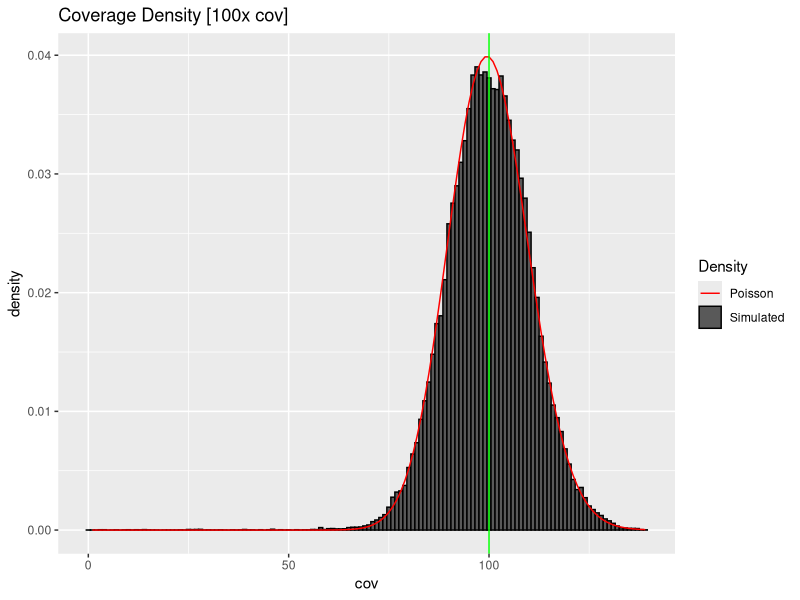
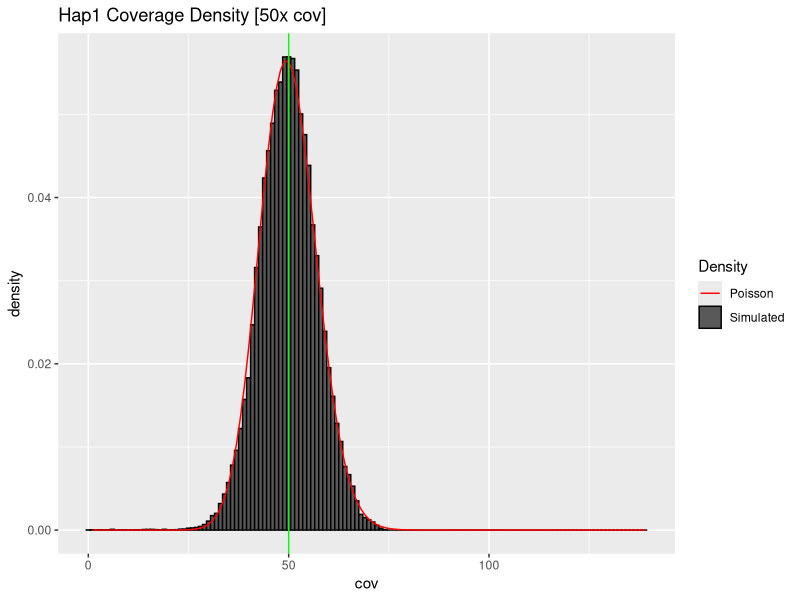
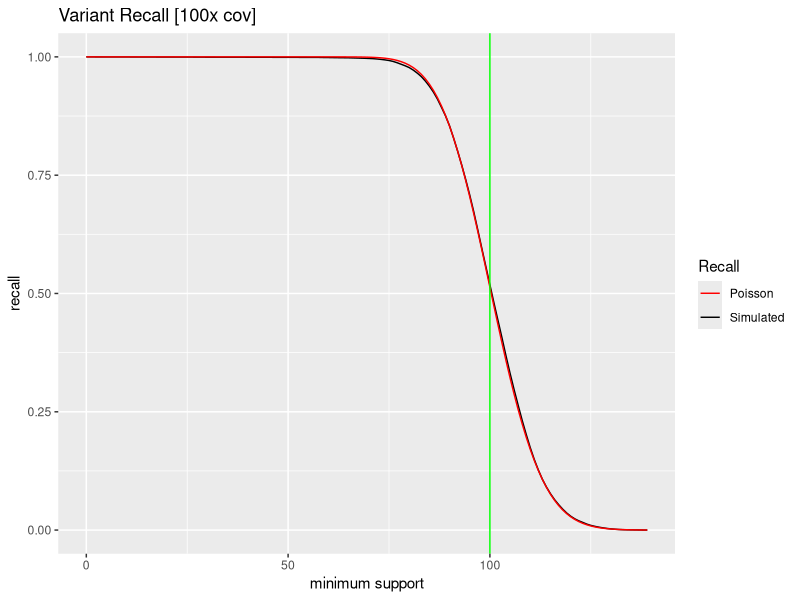
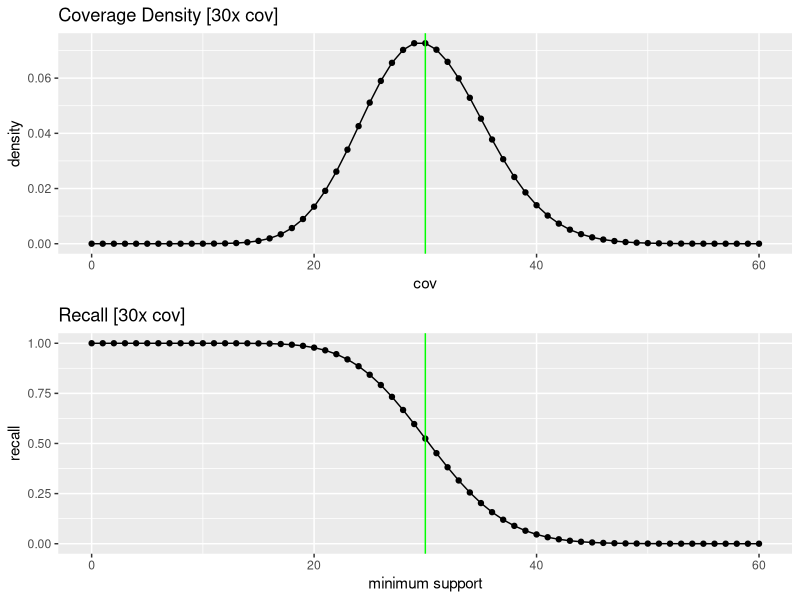
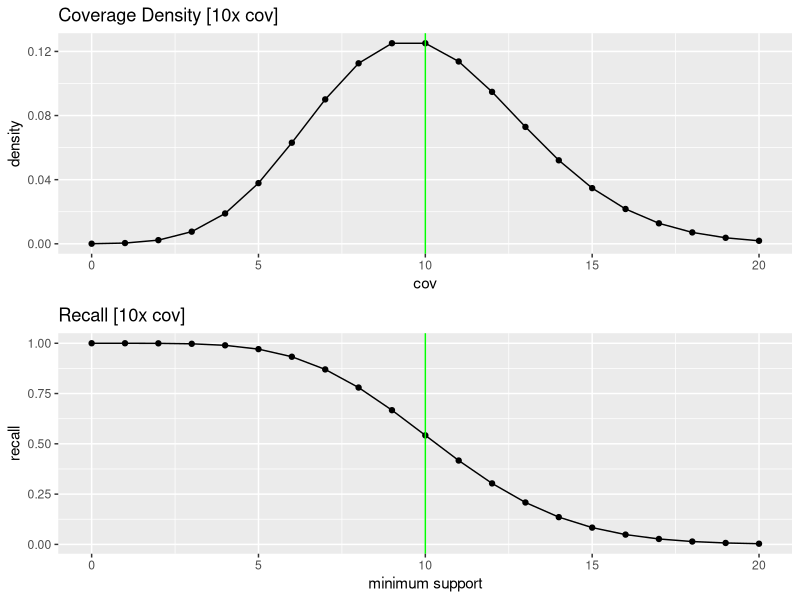
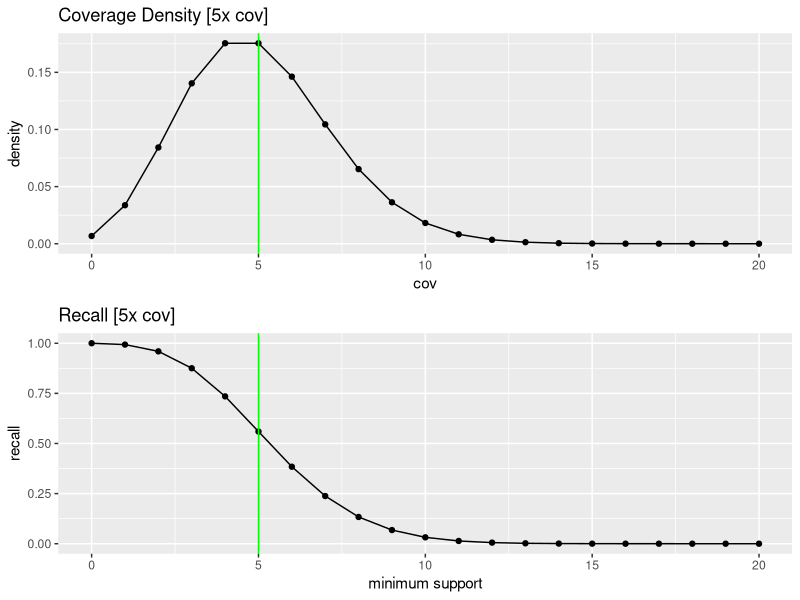
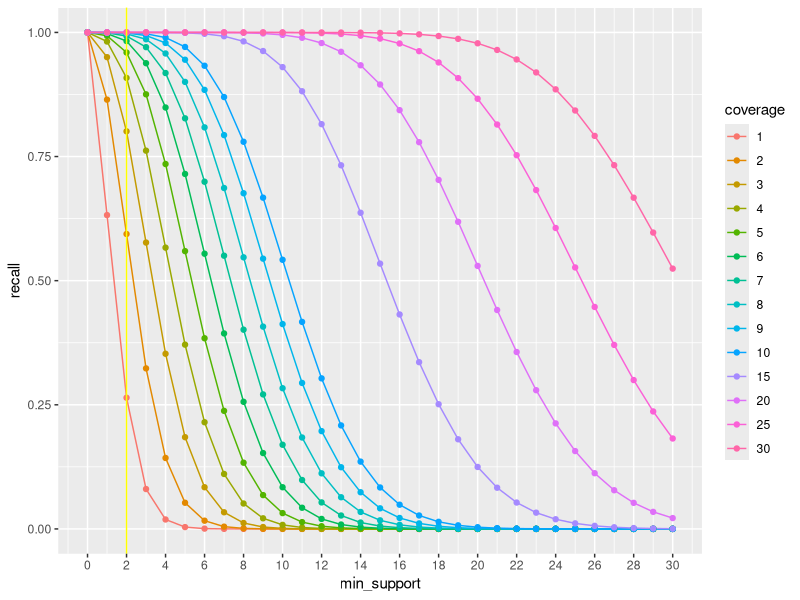
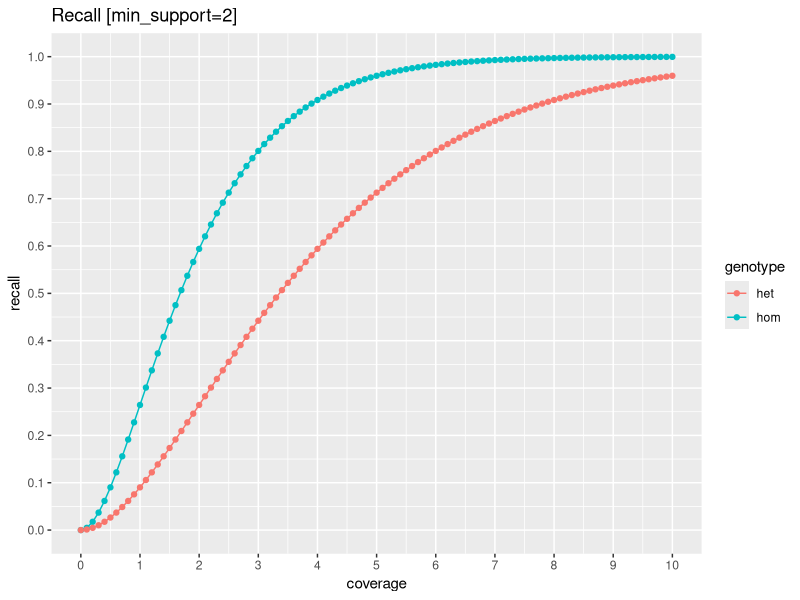

R code for these plots, in order:
## ---- chunk 1
knitr::opts_chunk$set(echo = TRUE)
library(ggplot2)
library(gridExtra)
library(tidyr)
library(tidyverse)
## ---- chunk 2
genome_length <- 100000
coverage <- 100
read_length <- 100
num_reads <- (genome_length * coverage) / read_length
print(paste0("Simulating ", coverage, "x coverage for a ", genome_length, "bp genome (", num_reads, " reads)"))
## ---- chunk 3
hap_reads <- c(2:1) * 0
haplotype_coverage <- matrix(0, genome_length, 2)
## ---- chunk 4
for (x in 1:num_reads)
{
  haplotype <- sample.int(2, 1)
  read_pos <- sample.int(genome_length-read_length+1, 1)
  hap_reads[haplotype] <- hap_reads[haplotype]+1
  
  for (pos in read_pos:(read_pos+read_length-1))
  {
    haplotype_coverage[pos, haplotype] = haplotype_coverage[pos, haplotype] + 1
  }
}
## ---- chunk 5
## sum the covearge together to compute the total coverage
total_coverage = haplotype_coverage[,1] + haplotype_coverage[,2]
## ---- chunk 6
cat(paste("Read counts: \n",
"  hap1:", hap_reads[1], "hap2:", hap_reads[2], "total:", hap_reads[1] + hap_reads[2], "\n",
"Coverage per haplotype:\n",
"  hap1:",  mean(haplotype_coverage[,1]), "+/-", format(sd(haplotype_coverage[,1]), digits=4), "[expected sd:", format(sqrt(mean(haplotype_coverage[,1])), digits=4), "]\n",
"  hap2:",  mean(haplotype_coverage[,2]), "+/-", format(sd(haplotype_coverage[,2]), digits=4), "[expected sd:", format(sqrt(mean(haplotype_coverage[,2])), digits=4), "]\n",
"  total:", mean(total_coverage),         "+/-", format(sd(total_coverage),         digits=4), "[expected sd:", format(sqrt(mean(total_coverage)), digits=4), "]\n"))
## ---- chunk 7
df <- data.frame(total=total_coverage, hap1=haplotype_coverage[,1], hap2=haplotype_coverage[,2])
max_coverage = max(total_coverage)
coverages=seq(1:max_coverage)
total_density = dpois(coverages, mean(df$total))
hap1_density  = dpois(coverages, mean(df$hap1))
hap2_density  = dpois(coverages, mean(df$hap2))
model <- data.frame(cov=coverages, total_density=total_density)
## ---- chunk 8
ggplot(df, aes(x=total)) + geom_histogram(binwidth=1, aes(y=..density.., color="Simulated")) +
  geom_line(data=model, aes(x=cov, y=total_density, color="Poisson")) + geom_vline(xintercept=coverage, color="green") +
  scale_color_manual("Density", values=c("red", "black")) +
  labs(title=paste0("Coverage Density [", coverage, "x cov]"), x="cov")
## ---- chunk 9
ggplot(df, aes(x=hap1)) + geom_histogram(binwidth=1, aes(y=..density.., color="Simulated")) +
  geom_line(data=model, aes(x=cov, y=hap1_density, color="Poisson")) + geom_vline(xintercept=coverage/2, color="green") +
  scale_color_manual("Density", values=c("red", "black")) +
  labs(title=paste0("Hap1 Coverage Density [", coverage/2, "x cov]"), x="cov")
## ---- chunk 10
cov_cutoff <- 0:max_coverage
cov_avail <- rep(0,length(cov_cutoff))
for (x in cov_cutoff)
{
  cov_avail[x]=length(total_coverage[total_coverage >= cov_cutoff[x]])
}
df_cov <- data.frame(cutoff = cov_cutoff, avail=cov_avail, avail_perc=cov_avail/genome_length)
df_cov_model <- data.frame(cutoff = cov_cutoff, perc = (1-ppois(cov_cutoff-1, coverage)))
## ---- chunk 11
ggplot(df_cov, aes(x=cutoff, y=avail_perc, color="Simulated")) + geom_line() + 
  geom_line(data=df_cov_model, aes(x=cutoff, y=perc, col="Poisson")) + geom_vline(xintercept=100, color="green") +
  scale_color_manual("Recall", values=c("red", "black")) +
  labs(title=paste0("Variant Recall [", coverage, "x cov]"), x="minimum support", y="recall")
## ---- chunk 12
mean_cov <- 30; max_range <- 60
p1<-ggplot(data.frame(cov=0:max_range, density=dpois(0:max_range, mean_cov)), aes(x=cov, y=density)) + geom_line() + geom_point() +
  geom_vline(xintercept=mean_cov, color="green") + labs(title=paste0("Coverage Density [", mean_cov, "x cov]"))
p2<-ggplot(data.frame(cov=0:max_range, recall=(1-ppois(0:max_range-1, mean_cov))), aes(x=cov, y=recall)) + 
  geom_line() + geom_point() + geom_vline(xintercept=mean_cov, color="green") + labs(x="minimum support", title=paste0("Recall [", mean_cov, "x cov]")) 

grid.arrange(p1,p2)
## ---- chunk 13
mean_cov <- 10; max_range <- 20
p1<-ggplot(data.frame(cov=0:max_range, density=dpois(0:max_range, mean_cov)), aes(x=cov, y=density)) + geom_line() + geom_point() +
  geom_vline(xintercept=mean_cov, color="green") + labs(title=paste0("Coverage Density [", mean_cov, "x cov]"))
p2<-ggplot(data.frame(cov=0:max_range, recall=(1-ppois(0:max_range-1, mean_cov))), aes(x=cov, y=recall)) + 
  geom_line() + geom_point() + geom_vline(xintercept=mean_cov, color="green") + labs(x="minimum support", title=paste0("Recall [", mean_cov, "x cov]")) 

grid.arrange(p1,p2)
## ---- chunk 14
mean_cov <- 5; max_range <- 20
p1<-ggplot(data.frame(cov=0:max_range, density=dpois(0:max_range, mean_cov)), aes(x=cov, y=density)) + geom_line() + geom_point() +
  geom_vline(xintercept=mean_cov, color="green") + labs(title=paste0("Coverage Density [", mean_cov, "x cov]"))
p2<-ggplot(data.frame(cov=0:max_range, recall=(1-ppois(0:max_range-1, mean_cov))), aes(x=cov, y=recall)) + 
  geom_line() + geom_point() + geom_vline(xintercept=mean_cov, color="green") + labs(x="minimum support", title=paste0("Recall [", mean_cov, "x cov]")) 

grid.arrange(p1,p2)
## ---- chunk 15
coverages = c(1,2,3,4,5,6,7,8,9,10,15,20,25,30); min_support=0:30; 
recall = data.frame(min_support=min_support)
for (c in coverages)
{
  rrdf=as.data.frame(x=(1-ppois(min_support-1, c)))
  colnames(rrdf)=c(c)
  recall=cbind(recall, rrdf)
}
cat("Recall as a function of minimum support and total coverage")
knitr::kable(head(recall))
## ---- chunk 16
recall_long <- recall %>% pivot_longer(!min_support, names_to="coverage")
recall_long$coverage <- factor(as.factor(recall_long$coverage), levels=coverages)

ggplot(recall_long, aes(x=min_support, y=value, color=coverage)) + geom_line() + geom_point() +
  labs(y="recall") + geom_vline(xintercept=2, color="yellow") + scale_x_continuous(breaks=scales::pretty_breaks(n=15))
## ---- chunk 17
min_support=2
cc<-seq(0,10,.1)

recall_min <- data.frame(coverage=cc, hom=(1-ppois(min_support-1, cc)), het=(1-ppois(min_support-1, cc/2)))
recall_min_long <- recall_min %>% pivot_longer(!coverage, names_to="genotype")

ggplot(recall_min_long, aes(x=coverage, y=value, color=genotype)) + geom_line() + geom_point() +
  labs(y="recall", title=paste0("Recall [min_support=",min_support,"]")) + 
  scale_x_continuous(breaks=scales::pretty_breaks(n=10)) + scale_y_continuous(breaks=scales::pretty_breaks(n=10))
## ---- chunk 18
min_support=1
cc<-seq(0,10,.1)

recall_min <- data.frame(coverage=cc, hom=(1-ppois(min_support-1, cc)), het=(1-ppois(min_support-1, cc/2)))
recall_min_long <- recall_min %>% pivot_longer(!coverage, names_to="genotype")

ggplot(recall_min_long, aes(x=coverage, y=value, color=genotype)) + geom_line() + geom_point() +
  labs(y="recall", title=paste0("Recall [min_support=",min_support,"]")) + 
  scale_x_continuous(breaks=scales::pretty_breaks(n=10)) + scale_y_continuous(breaks=scales::pretty_breaks(n=10))
